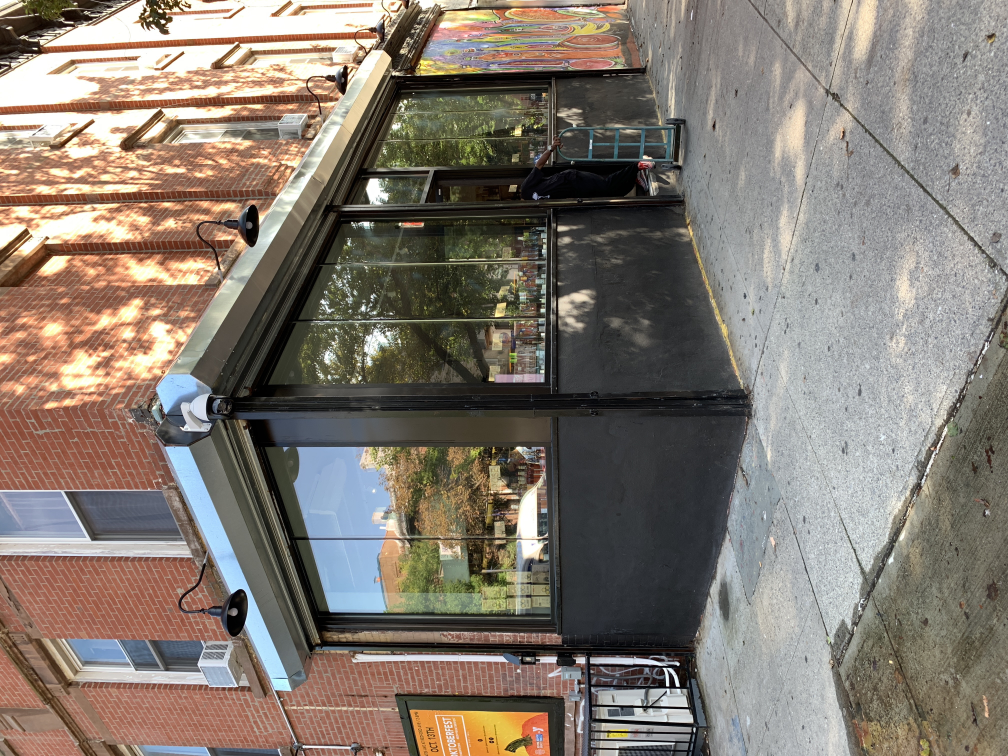
#> input picture images/storefront1.jpeg, 4032 x 3024 px (shown at 1/4 size)
$ python preprocess_images.py ../images/storefront1.jpeg
#> lines starting #> are read from the running program, lines starting #| are printed output that depends on the picture
#!/usr/bin/env python3
"""
Image preprocessing script for Teachable Machine models.
Resizes images to 224x224 and normalizes pixel values to [-1, 1].
"""

import os
import numpy as np
from PIL import Image, ImageOps
from pathlib import Path
import argparse


def preprocess_image(image_path, target_size=(224, 224)):
    """
    Preprocess a single image for Teachable Machine model.

    Args:
        image_path: Path to the image file
        target_size: Target size (width, height), default (224, 224)

    Returns:
        Preprocessed image array with shape (1, 224, 224, 3) and values in [-1, 1]
    """
#> called with image_path = '../images/storefront1.jpeg', target_size = (224, 224)
    # Load image
    img = Image.open(image_path)
#> img is the input picture: PIL image 4032x3024 RGB; mean R, G, B 131.3, 121.6, 112

    # Auto-rotate based on EXIF orientation (matches Teachable Machine behavior)
    try:
        img = ImageOps.exif_transpose(img)
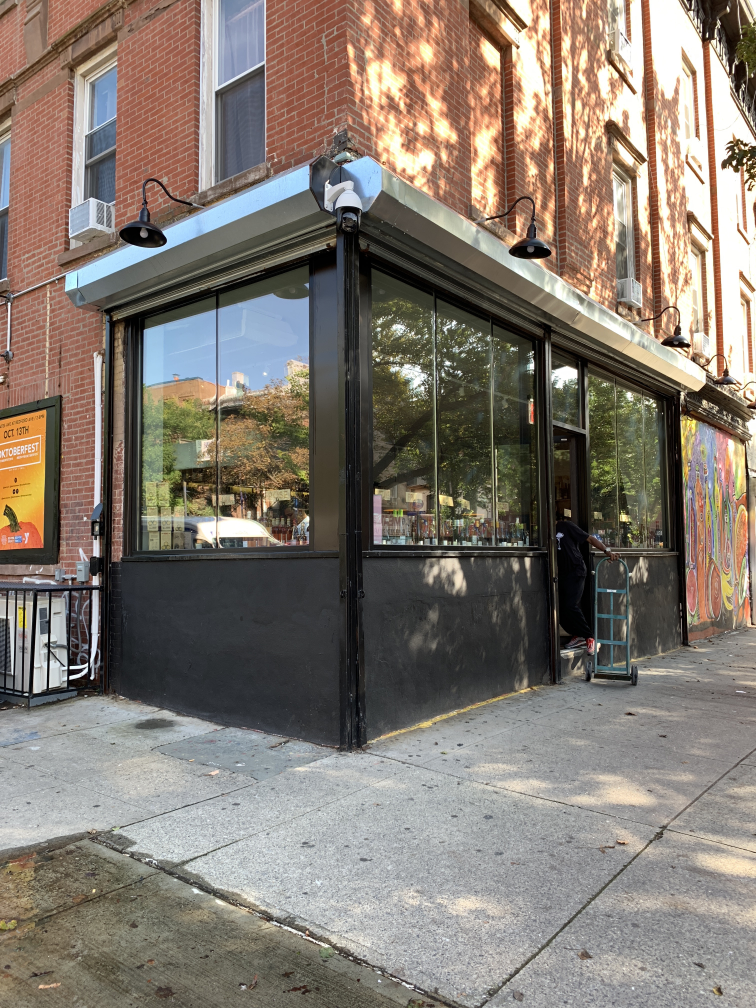
#> img: PIL image 3024x4032 RGB (shown at 1/4 size); mean R, G, B 131.3, 121.6, 112
    except:
        pass  # If EXIF data not available, continue

    # Convert to RGB if necessary (handles RGBA, grayscale, etc.)
    if img.mode != 'RGB':
        img = img.convert('RGB')

    # Resize to target size using BILINEAR (matches Teachable Machine web interface)
    img = img.resize(target_size, Image.Resampling.BILINEAR)
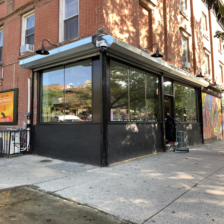
#> img: PIL image 224x224 RGB; mean R, G, B 131.3, 121.6, 112

    # Convert to numpy array
    img_array = np.array(img, dtype=np.float32)

    # Normalize to [-1, 1] range
    # Original range is [0, 255], so: (pixel / 127.5) - 1.0
    img_array = img_array / 127.5 - 1.0

    # Add batch dimension: (1, 224, 224, 3)
    img_array = np.expand_dims(img_array, axis=0)

    return img_array


# [88 lines left out: functions preprocess_batch, process_directory, not called in this run]


if __name__ == "__main__":
    parser = argparse.ArgumentParser(
        description="Preprocess images for Teachable Machine models"
    )
    parser.add_argument(
        "input",
        help="Input image file or directory containing images"
    )
    parser.add_argument(
        "-o", "--output",
        help="Output directory for preprocessed images (optional)"
    )
    parser.add_argument(
        "-s", "--size",
        type=int,
        nargs=2,
        default=[224, 224],
        metavar=("WIDTH", "HEIGHT"),
        help="Target image size (default: 224 224)"
    )

    args = parser.parse_args()

    input_path = Path(args.input)

    if input_path.is_file():
        # Process single image
        print(f"Processing single image: {input_path}")
        preprocessed = preprocess_image(str(input_path), tuple(args.size))
        print(f"Preprocessed image shape: {preprocessed.shape}")
#| Preprocessed image shape: (1, 224, 224, 3)
        print(f"Pixel value range: [{preprocessed.min():.2f}, {preprocessed.max():.2f}]")
#| Pixel value range: [-1.00, 1.00]

        if args.output:
            output_path = Path(args.output)
            output_path.mkdir(parents=True, exist_ok=True)
            output_file = output_path / f"{input_path.stem}_preprocessed.npy"
            np.save(output_file, preprocessed)
            print(f"Saved to: {output_file}")

    elif input_path.is_dir():
        # Process directory
        print(f"Processing directory: {input_path}")
        processed = process_directory(
            str(input_path),
            args.output,
            tuple(args.size)
        )
        print(f"Total images processed: {len(processed)}")

    else:
        print(f"Error: {input_path} is not a valid file or directory")
        exit(1)
